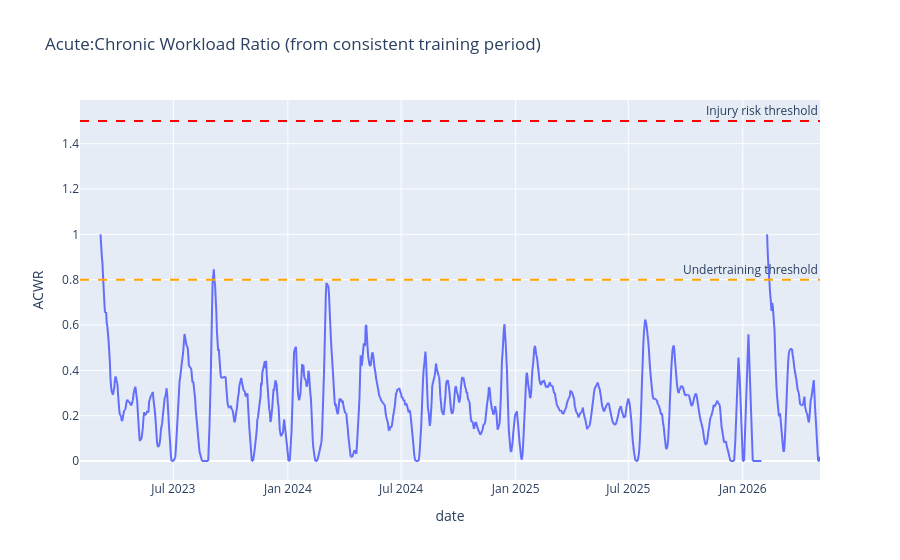

Source (notebook cell):
### Code cell
# Only calculate ACWR where chronic load is meaningful (>5km)
df_daily["acwr"] = np.where(
    df_daily["rolling_28d_km"] > 5,
    df_daily["rolling_7d_km"] / df_daily["rolling_28d_km"],
    np.nan
)

# Smooth it slightly
df_daily["acwr_smooth"] = df_daily["acwr"].rolling(7).mean()

# Only plot from mid 2023 when training became consistent
df_plot = df_daily[df_daily.index >= "2023-02-01"]

fig = px.line(df_plot, x=df_plot.index, y="acwr_smooth",
              title="Acute:Chronic Workload Ratio (from consistent training period)",
              labels={"acwr_smooth": "ACWR", "x": "Date"})
fig.add_hline(y=1.5, line_dash="dash", line_color="red",
              annotation_text="Injury risk threshold")
fig.add_hline(y=0.8, line_dash="dash", line_color="orange",
              annotation_text="Undertraining threshold")
fig.show()

### Figure 1 — Plotly figure (JSON) as saved in the notebook; plotly's stock layout.template omitted (floating-point values rounded to 4 significant figures; data arrays with more than 128 entries replaced by an {"elided": "..."} marker saying what was removed)
{"data": [{"hovertemplate": "date=%{x}<br>ACWR=%{y}<extra></extra>", "legendgroup": "", "line": {"color": "#636efa", "dash": "solid"}, "marker": {"symbol": "circle"}, "mode": "lines", "name": "", "showlegend": false, "type": "scattergl", "x": {"elided": "1190 str values"}, "xaxis": "x", "y": {"elided": "1190 float values"}, "yaxis": "y"}], "layout": {"annotations": [{"showarrow": false, "text": "Injury risk threshold", "x": 1, "xanchor": "right", "xref": "x domain", "y": 1.5, "yanchor": "bottom", "yref": "y"}, {"showarrow": false, "text": "Undertraining threshold", "x": 1, "xanchor": "right", "xref": "x domain", "y": 0.8, "yanchor": "bottom", "yref": "y"}], "legend": {"tracegroupgap": 0}, "shapes": [{"line": {"color": "red", "dash": "dash"}, "type": "line", "x0": 0, "x1": 1, "xref": "x domain", "y0": 1.5, "y1": 1.5, "yref": "y"}, {"line": {"color": "orange", "dash": "dash"}, "type": "line", "x0": 0, "x1": 1, "xref": "x domain", "y0": 0.8, "y1": 0.8, "yref": "y"}], "title": {"text": "Acute:Chronic Workload Ratio (from consistent training period)"}, "xaxis": {"anchor": "y", "domain": [0, 1], "title": {"text": "date"}}, "yaxis": {"anchor": "x", "domain": [0, 1], "title": {"text": "ACWR"}}}}
